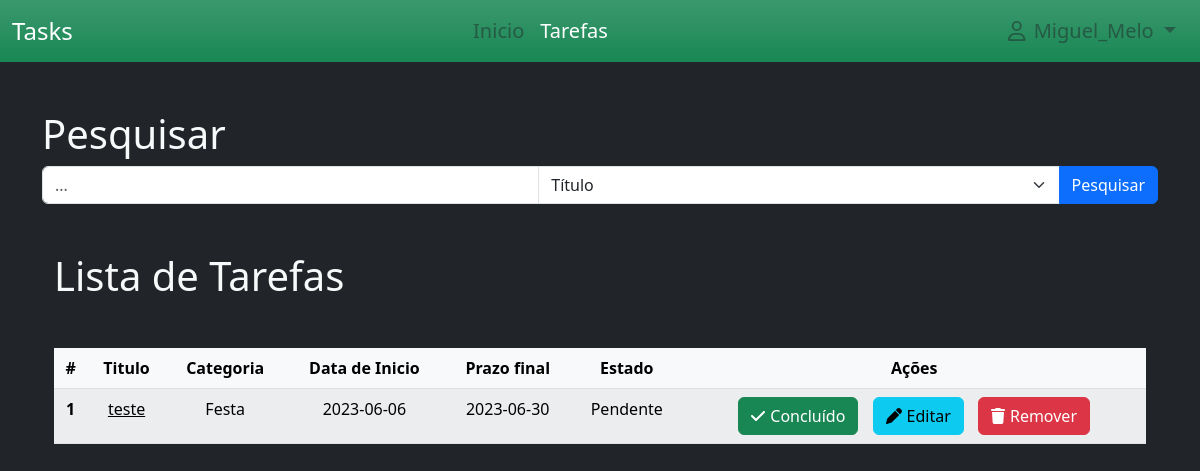
The app's page /tasks (signed in) with its own data.
### project/models.py (models this page shows)
class User(db.Model, UserMixin):
    id = db.Column(db.Integer(), primary_key=True)
    username = db.Column(db.String(30), nullable=False, unique=True)
    email_address = db.Column(db.String(50),nullable=False, unique=True)
    password_hash = db.Column(db.String(60),nullable=False)

class Task(db.Model):
    date_time = datetime.now()
    id = db.Column(db.Integer(), primary_key=True)
    title=db.Column(db.String(200),nullable=False)
    desc = db.Column(db.String(100), nullable=False)
    category = db.Column(db.String(100), nullable = False)
    state = db.Column(db.Boolean(), default=False)
    date_start = db.Column(db.String(), default=date_time.strftime("%Y-%m-%d"))
    date_end = db.Column(db.String())
    id_user = db.Column(db.Integer(), db.ForeignKey('user.id'), nullable=True)

### project/routes.py (the view)
@app.route("/tasks")
def tasks():
    tasks = Task.query.filter_by(id_user = current_user.id).all()
    return render_template('tarefas.html', tasks=tasks)

### project/models.py (called while the page is built)
@login_manager.user_loader
def load_user(user_id):
    return User.query.get(int(user_id))

### project/templates/tarefas.html (shortened to what this page needs)
{% extends './layout/base.html' %}
{% block navbar %}
{% include 'includes/navbar.html' %}
{% endblock %}
{% block content %}
<div class="container mt-5">
    <h1 class="text-light">Pesquisar</h1>
    <div class="input-group mb-3">
        <input id="searchInput" type="text" class="form-control" placeholder="...">
        <select id="searchField" class="form-select">
            <option value="title">Título</option>
        </select>
        <button id="searchButton" class="btn btn-primary">Pesquisar</button>
    </div>
        <div class="container mt-5">
            <h1 class="text-light">Lista de Tarefas</h1>
            <table class="table table-light table-striped mt-5 text-center">
                <thead class="table-light">
                  <tr>
                    <th scope="col">#</th>
                    <th scope="col">Titulo</th>
                    <th scope="col">Categoria</th>
                    <th scope="col">Data de Inicio</th>
                    <th scope="col">Prazo final</th>
                    <th scope="col">Estado</th>
                    <th scope="col">Ações</th>
                  </tr>
                </thead>
                <tbody>
                    {% for task in tasks %}
                        <tr>
                            <th scope="row">{{ loop.index }}</th>
                            <td title="{{ task.desc }}"><u>{{ task.title }}</u></td>
                            <td>{{ task.category }}</td>
                            <td>{{ task.date_start }}</td>
                            <td>{{ task.date_end }}</td>
                            <td>
                                {% if task.state %}
                                    Concluído
                                {% else %}
                                    Pendente
                                {% endif %}
                            </td>
                            <td  style="right: 0%;">
                                <a href="{{ url_for('task_done', task_id=task.id) }}" class="flex btn btn-success" style="margin-right: 10px;">
                                    <i class="fa-solid fa-check" style="margin-right: 5px;"></i>Concluído
                                </a>
                                <a href="{{ url_for('update_task', task_id=task.id) }}" class="flex btn btn-info" style="margin-right: 10px;">
                                    <i class="fa-solid fa-pen" style="margin-right: 5px;"></i>Editar
                                </a>
                                <a class="flex btn btn-danger" data-bs-toggle="modal" data-bs-target="#staticBackdrop_{{ task.id }}">
                                    <i class="fa-solid fa-trash" style="margin-right: 5px;"></i>Remover
                                </a>
                            </td>
                        </tr>
                    {% endfor %}
                </tbody>
              </table>
        </div>
</div>
{% endblock %}

### project/templates/includes/navbar.html (shortened to what this page needs)
{% block navbar %}
<nav class="navbar navbar-expand-lg bg-success bg-gradient" style="top: 0% ;">
    <div class="container-fluid">
        <a class="navbar-brand text-white fs-4">Tasks</a>
        <div class="collapse navbar-collapse justify-content-center w-100" id="navbarNavDropdown">
            <ul class="navbar-nav">
                <li class="nav-item">
                    <a id="idNavInicio" class="nav-link text-body-tertiary fs-5" aria-current="page" href="{{ url_for('index') }}">Inicio</a>
                </li>
                <li class="nav-item">
                    <a id="idNavTarefas" class="nav-link text-body-tertiary fs-5" href="{{ url_for('tasks') }}">Tarefas</a>
                </li>
            </ul>
        </div>
        <div class="collapse navbar-collapse justify-content-end">
            <ul class="navbar-nav d-flex flex-row me-1">
                <li class="nav-item dropdown">
                    <a class="nav-link dropdown-toggle text-body-tertiary fs-5" href="#" role="button" data-bs-toggle="dropdown"aria-expanded="false">
                        <i class="fa-regular fa-user mx-2"></i>{{ current_user.username }}
                    </a>
                </li>
            </ul>
        </div>
    </div>
</nav>
{% endblock %}

### records on screen
User: username "Miguel_Melo"
Task: title "teste", category "Festa", date_start "2023-06-06", date_end "2023-06-30", state "Pendente"
